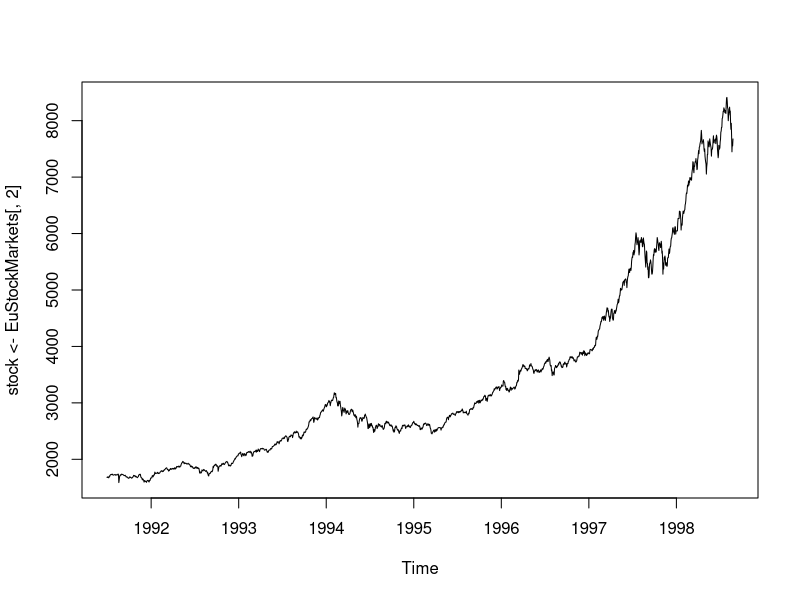
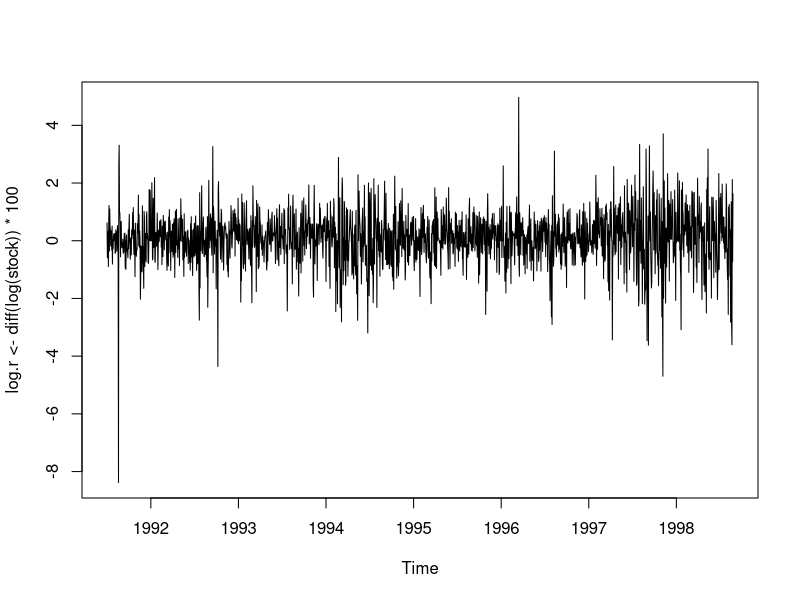
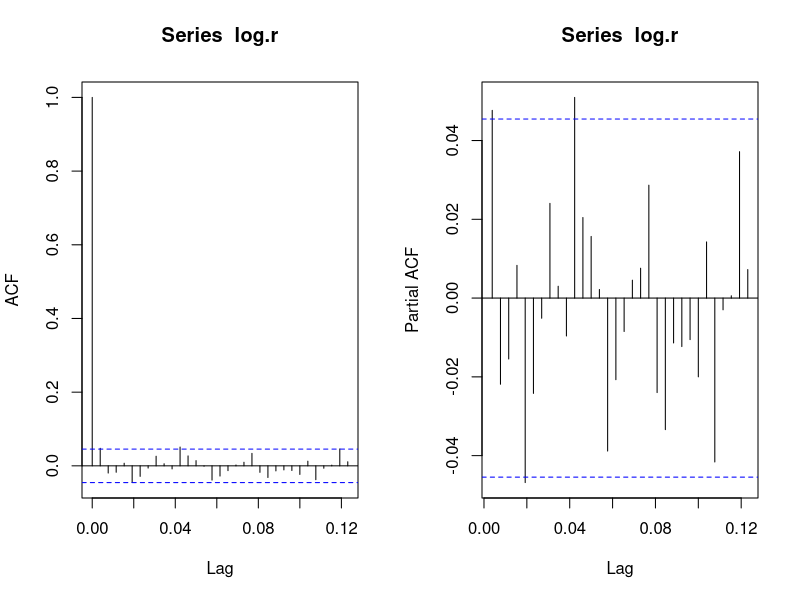
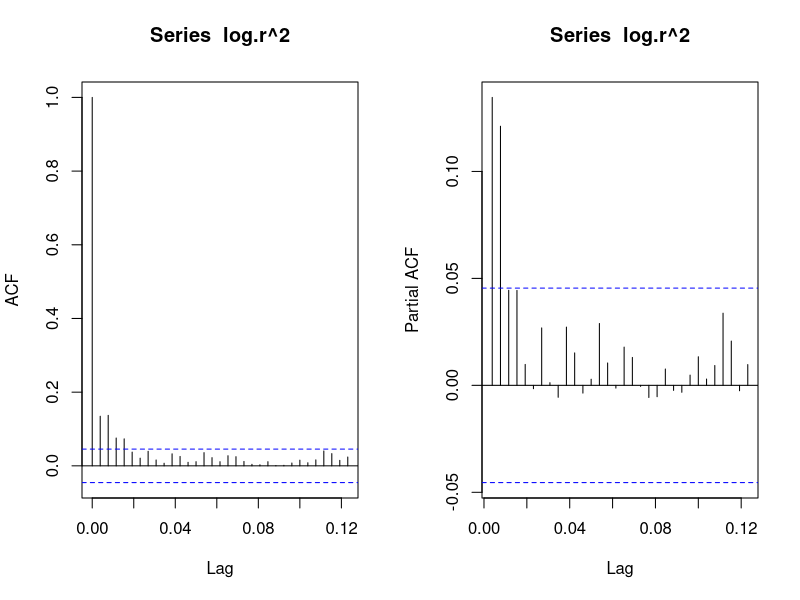
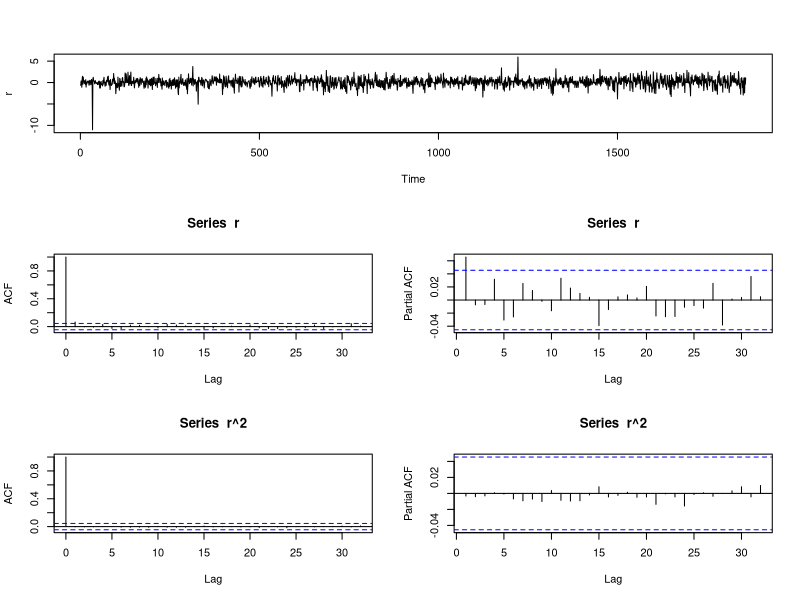
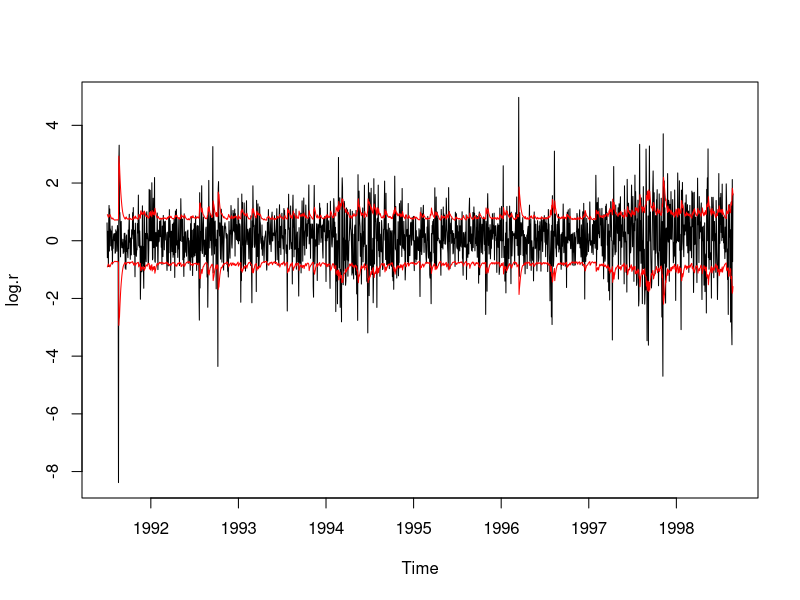
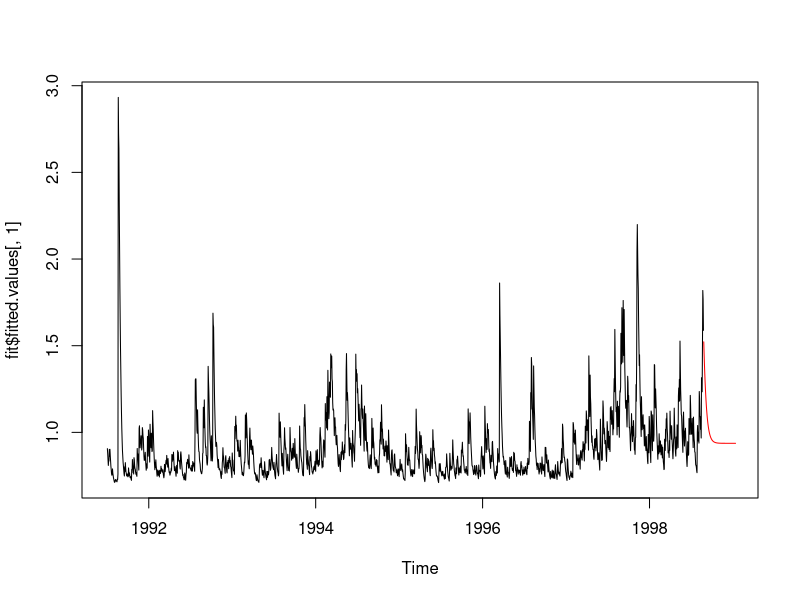
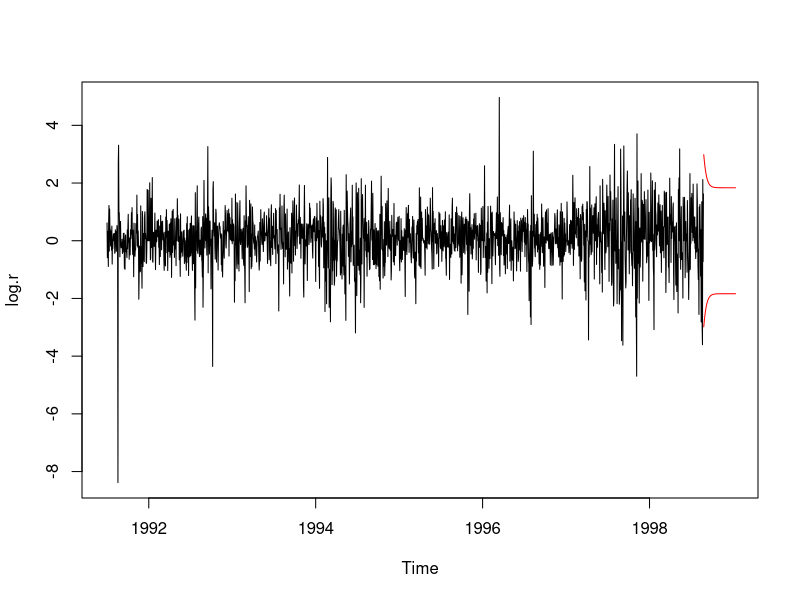

Source code (R) for these figures, in order:
# LAB 7: GARCH 모형 적합 예제

data(EuStockMarkets)
EuStockMarkets[1:10,]

ts.plot(stock<-EuStockMarkets[,2])

# 일별 주가자료, 주식, 환율, 원자재 등 금융자산의 가격 시계열 자료는
# 거의 대부분의 경우 log 변환, 차분후 분석해야함

## log 차분 변환
ts.plot(log.r <- diff(log(stock))*100)

# acf, pacf 확인
layout(t(1:2))
acf(log.r); pacf(log.r)
# 변동성 집중이 관찰되고, 변환된 자료의 acf와 pacf는 w.n.처럼 보임.

layout(t(1:2))
acf(log.r^2); pacf(log.r^2)
# 변환된 자료^2의 acf, pacf는 선형종속관계가 존재함.
# 위 특징으로부터 주어진 자료는 GARCH모형으로 적합 가능해보임

## 모형식별
library(tseries)
get.pq <- function(X, p.max=2, q.max=2){
  options(warn=-1)
  aic<-aic.tmp<-10000
  for (p in 0:p.max) for (q in 0:q.max){
    try(aic.tmp<-AIC(garch(X, order=c(q,p), trace=F)), T)
      if (aic.tmp<aic){
        aic<-aic.tmp
        cat("p=",p,"q=",q,"AIC=",aic,"\n")
      }
  }
  options(warn=0)
}

get.pq(log.r)

# AIC를 기준으로 GARCH(1,2)모형을 잠정모형으로 선택
fit <- garch(log.r, order=c(2,1), trace=F)
summary(fit)
# b2가 유의하지 않으므로 GARCH(1,1)모형 채택.

fit <- garch(log.r, order=c(1,1), trace=F)

## 잔차분석
r <- fit$residuals
r <- r[-1] # r[!is.na(r)]
layout(matrix(c(1,1,2,3,4,5), 3, 2, byrow=T))
ts.plot(r)
acf(r); pacf(r)
acf(r^2); pacf(r^2)

Box.test(r^2, lag=25, type="Lj")

# GARCH모형에서 잔차분석 시 잔차추정량 제곱 시계열의 종속성이 존재하는지
# 특별히 더 확인해야함.
# 위 잔차의 경우 잔차추정량, 제곱의 모두 선형종속관계가 존재하지 않아보임

fit # ^w, ^a1, ^b1

## 조건부 분산(또는 표준편차) 추정
fit$fitted.values[1:5,]

layout(1)
ts.plot(log.r)
lines(fit$fitted[,1], col="red")
lines(fit$fitted[,2], col="red")

## 조건부 분산에 대한 예측
fit$coef

hat.w <- fit$coef[1]
hat.a <- fit$coef[2]
hat.b <- fit$coef[3]

hat.sigma2 <- fit$fitted.values[,1]^2
n <- length(hat.sigma2)

hat.sig2_1 <- hat.w+hat.a*log.r[n]^2+hat.b*hat.sigma2[n]
hat.sig2_2 <- hat.w+(hat.a+hat.b)*hat.sig2_1
c(sqrt(hat.sig2_1), sqrt(hat.sig2_2))

get.con.var <- function(X,h){
  fit<-garch(X, order=c(1,1), trace=F)
  hat.w<-fit$coef[1]
  hat.a<-fit$coef[2]
  hat.b<-fit$coef[3]
  hat.sigma2<-fit$fitted.values[,1]^2
  n<-length(hat.sigma2)
  
  con.var<-rep(0,h)
  hat.sig2_1<-hat.w+hat.a*X[n]^2+hat.b*hat.sigma2[n]
  con.var[1]<-hat.sig2_1
  
  for (i in 2:h)con.var[i]<-hat.w+(hat.a+hat.b)*con.var[i-1]
  con.var
}

get.con.var(log.r, 10)

## 조건부 표준편차에 대한 예측
ts.plot(fit$fitted.values[,1], xlim=c(1991.5, 1999))
hat.sigma<-ts(sqrt(get.con.var(log.r,100)), st=c(1998,170), fr=260)
lines(hat.sigma, col="red")

EuStockMarkets

# 수익률에 대한 95% 예측구간
ts.plot(log.r, xlim=c(1991.5,1999))
lines(1.96*hat.sigma, col="Red")
lines(-1.96*hat.sigma, col="Red")

# cf. W.N. 즉, ARMA(0,1)모형으로 적합 시 예측
library(forecast)
plot(forecast(Arima(log.r, order=c(0,0,1)), h=50))
